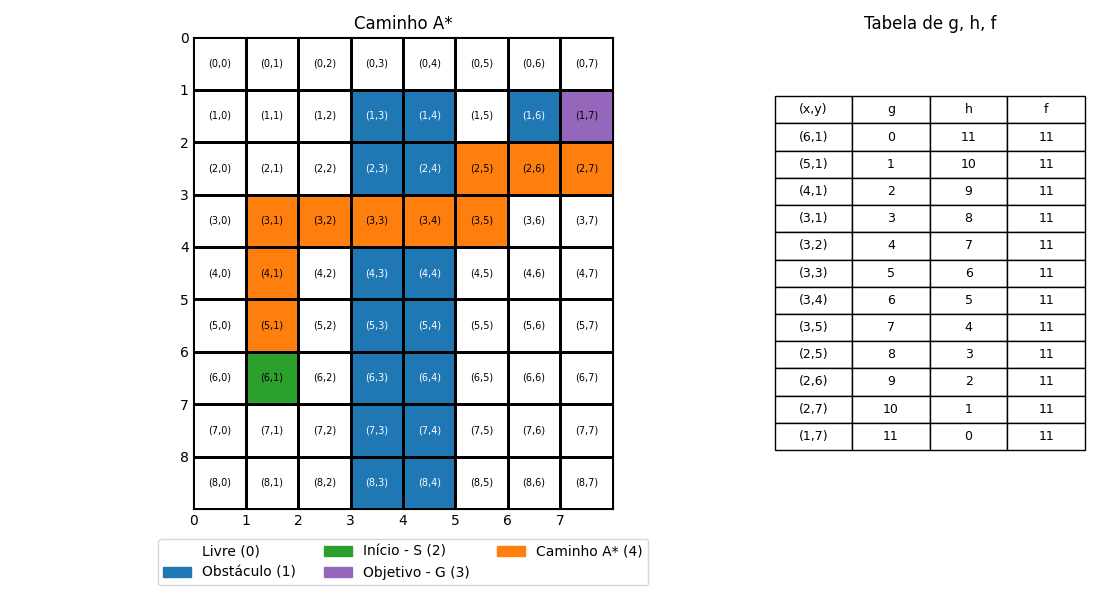

Write the Python code that produced this figure.
import numpy as np
import matplotlib.pyplot as plt
import matplotlib.colors as mcolors
from matplotlib.colors import ListedColormap
import matplotlib.patches as mpatches
import heapq

# === A* ALGORITHM ===
def manhattan(a, b):
    return abs(a[0] - b[0]) + abs(a[1] - b[1])

def get_neighbors(pos, grid):
    moves = [(-1,0), (1,0), (0,-1), (0,1)]  # N, S, O, L
    neighbors = []
    for dx, dy in moves:
        nx, ny = pos[0] + dx, pos[1] + dy
        if 0 <= nx < grid.shape[0] and 0 <= ny < grid.shape[1]:
            if grid[nx, ny] != 1:
                neighbors.append((nx, ny))
    return neighbors

def find_value(grid, value):
    res = np.argwhere(grid == value)
    return tuple(res[0]) if len(res) else None

def a_star(grid):
    start = find_value(grid, 2)
    goal = find_value(grid, 3)
    open_set = []
    heapq.heappush(open_set, (0, start))
    came_from = {}
    g_score = {start: 0}
    f_score = {start: manhattan(start, goal)}

    while open_set:
        _, current = heapq.heappop(open_set)
        if current == goal:
            path = []
            while current in came_from:
                path.append(current)
                current = came_from[current]
            path.append(start)
            path.reverse()
            return path

        for neighbor in get_neighbors(current, grid):
            tentative_g = g_score[current] + 1
            if tentative_g < g_score.get(neighbor, float('inf')):
                came_from[neighbor] = current
                g_score[neighbor] = tentative_g
                f_score[neighbor] = tentative_g + manhattan(neighbor, goal)
                heapq.heappush(open_set, (f_score[neighbor], neighbor))
    return None

def plot_grid_with_path_and_table(grid, path):
    goal = find_value(grid, 3)
    table_data = []
    for i, (x, y) in enumerate(path):
        g = i
        h = abs(x - goal[0]) + abs(y - goal[1])
        f = g + h
        table_data.append([f"({x},{y})", g, h, f])
    columns = ['(x,y)', 'g', 'h', 'f']

    cmap = ListedColormap(['white', '#1f77b4', '#2ca02c', '#9467bd', '#ff7f0e'])
    norm = mcolors.BoundaryNorm(boundaries=[-0.5,0.5,1.5,2.5,3.5,4.5], ncolors=5)

    grid_vis = grid.copy()
    for (x, y) in path:
        if grid_vis[x, y] == 0:
            grid_vis[x, y] = 4

    fig, axs = plt.subplots(1, 2, figsize=(11, 6), gridspec_kw={'width_ratios': [2.5, 1]})
    axs[0].pcolormesh(grid_vis, cmap=cmap, edgecolors='k', linewidth=1, norm=norm, shading='auto')
    axs[0].set_xticks(np.arange(grid.shape[1]))
    axs[0].set_yticks(np.arange(grid.shape[0]))
    axs[0].set_xticklabels(np.arange(grid.shape[1]))
    axs[0].set_yticklabels(np.arange(grid.shape[0]))
    axs[0].invert_yaxis()
    axs[0].set_aspect('equal')
    axs[0].set_title("Caminho A*")
    axs[0].tick_params(length=0)

    for x in range(grid.shape[0]):
        for y in range(grid.shape[1]):
            axs[0].text(
                y + 0.5, x + 0.5, f"({x},{y})",
                va='center', ha='center', fontsize=7,
                color='black' if grid_vis[x, y] != 1 else 'white'
            )

    legend_patches = [
        mpatches.Patch(color=cmap(0), label='Livre (0)'),
        mpatches.Patch(color=cmap(1), label='Obstáculo (1)'),
        mpatches.Patch(color=cmap(2), label='Início - S (2)'),
        mpatches.Patch(color=cmap(3), label='Objetivo - G (3)'),
        mpatches.Patch(color=cmap(4), label='Caminho A* (4)')
    ]
    axs[0].legend(handles=legend_patches, loc='upper center', bbox_to_anchor=(0.5, -0.05), ncol=3)

    axs[1].axis('off')
    table = axs[1].table(
        cellText=table_data,
        colLabels=columns,
        cellLoc='center',
        loc='center'
    )
    table.scale(1, 1.6)
    table.auto_set_font_size(False)
    table.set_fontsize(9)
    axs[1].set_title("Tabela de g, h, f")
    plt.tight_layout()
    plt.savefig('a_star.png', format='png') 
    plt.show()

if __name__ == "__main__":
    grid = np.array([
        [0, 0, 0, 0, 0, 0, 0, 0],
        [0, 0, 0, 1, 1, 0, 1, 3],
        [0, 0, 0, 1, 1, 0, 0, 0],
        [0, 0, 0, 0, 0, 0, 0, 0],
        [0, 0, 0, 1, 1, 0, 0, 0],
        [0, 0, 0, 1, 1, 0, 0, 0],
        [0, 2, 0, 1, 1, 0, 0, 0],
        [0, 0, 0, 1, 1, 0, 0, 0],
        [0, 0, 0, 1, 1, 0, 0, 0],
    ])

    path = a_star(grid)
    if path:
        plot_grid_with_path_and_table(grid, path)
    else:
        print("Nenhum caminho encontrado.")
